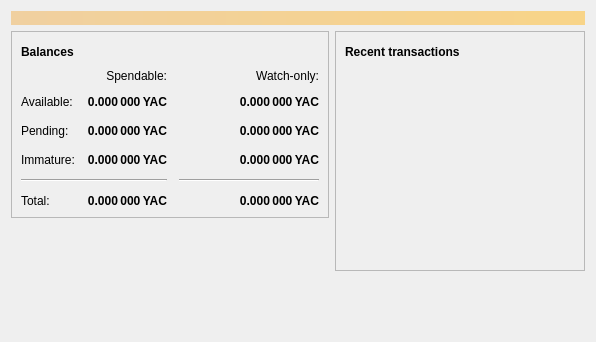
<?xml version="1.0" encoding="UTF-8"?>
<ui version="4.0">
 <class>OverviewPage</class>
 <widget class="QWidget" name="OverviewPage">
  <property name="geometry">
   <rect>
    <x>0</x>
    <y>0</y>
    <width>596</width>
    <height>342</height>
   </rect>
  </property>
  <property name="windowTitle">
   <string>Form</string>
  </property>
  <layout class="QVBoxLayout" name="topLayout">
   <item>
    <widget class="QLabel" name="labelAlerts">
     <property name="visible">
      <bool>false</bool>
     </property>
     <property name="styleSheet">
      <string notr="true">QLabel { background-color: qlineargradient(x1: 0, y1: 0, x2: 1, y2: 0, stop:0 #F0D0A0, stop:1 #F8D488); color:#000000; }</string>
     </property>
     <property name="wordWrap">
      <bool>true</bool>
     </property>
     <property name="margin">
      <number>3</number>
     </property>
     <property name="textInteractionFlags">
      <set>Qt::TextSelectableByMouse</set>
     </property>
    </widget>
   </item>
   <item>
    <layout class="QHBoxLayout" name="horizontalLayout" stretch="1,1">
     <item>
      <layout class="QVBoxLayout" name="verticalLayout_2">
       <item>
        <widget class="QFrame" name="frame">
         <property name="frameShape">
          <enum>QFrame::StyledPanel</enum>
         </property>
         <property name="frameShadow">
          <enum>QFrame::Raised</enum>
         </property>
         <layout class="QVBoxLayout" name="verticalLayout_4">
          <item>
           <layout class="QHBoxLayout" name="horizontalLayout_4">
            <item>
             <widget class="QLabel" name="label_5">
              <property name="font">
               <font>
                <weight>75</weight>
                <bold>true</bold>
               </font>
              </property>
              <property name="text">
               <string>Balances</string>
              </property>
             </widget>
            </item>
            <item>
             <widget class="QPushButton" name="labelWalletStatus">
              <property name="enabled">
               <bool>true</bool>
              </property>
              <property name="maximumSize">
               <size>
                <width>30</width>
                <height>16777215</height>
               </size>
              </property>
              <property name="toolTip">
               <string>The displayed information may be out of date. Your wallet automatically synchronizes with the Yacoin network after a connection is established, but this process has not completed yet.</string>
              </property>
              <property name="text">
               <string/>
              </property>
              <property name="icon">
               <iconset resource="../bitcoin.qrc">
                <normaloff>:/icons/warning</normaloff>
                <disabledoff>:/icons/warning</disabledoff>:/icons/warning</iconset>
              </property>
              <property name="iconSize">
               <size>
                <width>24</width>
                <height>24</height>
               </size>
              </property>
              <property name="flat">
               <bool>true</bool>
              </property>
             </widget>
            </item>
            <item>
             <spacer name="horizontalSpacer_3">
              <property name="orientation">
               <enum>Qt::Horizontal</enum>
              </property>
              <property name="sizeHint" stdset="0">
               <size>
                <width>40</width>
                <height>20</height>
               </size>
              </property>
             </spacer>
            </item>
           </layout>
          </item>
          <item>
           <layout class="QGridLayout" name="gridLayout">
            <property name="spacing">
             <number>12</number>
            </property>
            <item row="2" column="2">
             <widget class="QLabel" name="labelWatchPending">
              <property name="font">
               <font>
                <weight>75</weight>
                <bold>true</bold>
               </font>
              </property>
              <property name="cursor">
               <cursorShape>IBeamCursor</cursorShape>
              </property>
              <property name="toolTip">
               <string>Unconfirmed transactions to watch-only addresses</string>
              </property>
              <property name="text">
               <string notr="true">0.000 000 YAC</string>
              </property>
              <property name="alignment">
               <set>Qt::AlignRight|Qt::AlignTrailing|Qt::AlignVCenter</set>
              </property>
              <property name="textInteractionFlags">
               <set>Qt::LinksAccessibleByMouse|Qt::TextSelectableByKeyboard|Qt::TextSelectableByMouse</set>
              </property>
             </widget>
            </item>
            <item row="2" column="1">
             <widget class="QLabel" name="labelUnconfirmed">
              <property name="font">
               <font>
                <weight>75</weight>
                <bold>true</bold>
               </font>
              </property>
              <property name="cursor">
               <cursorShape>IBeamCursor</cursorShape>
              </property>
              <property name="toolTip">
               <string>Total of transactions that have yet to be confirmed, and do not yet count toward the spendable balance</string>
              </property>
              <property name="text">
               <string notr="true">0.000 000 YAC</string>
              </property>
              <property name="alignment">
               <set>Qt::AlignRight|Qt::AlignTrailing|Qt::AlignVCenter</set>
              </property>
              <property name="textInteractionFlags">
               <set>Qt::LinksAccessibleByMouse|Qt::TextSelectableByKeyboard|Qt::TextSelectableByMouse</set>
              </property>
             </widget>
            </item>
            <item row="3" column="2">
             <widget class="QLabel" name="labelWatchImmature">
              <property name="font">
               <font>
                <weight>75</weight>
                <bold>true</bold>
               </font>
              </property>
              <property name="cursor">
               <cursorShape>IBeamCursor</cursorShape>
              </property>
              <property name="toolTip">
               <string>Mined balance in watch-only addresses that has not yet matured</string>
              </property>
              <property name="text">
               <string notr="true">0.000 000 YAC</string>
              </property>
              <property name="alignment">
               <set>Qt::AlignRight|Qt::AlignTrailing|Qt::AlignVCenter</set>
              </property>
              <property name="textInteractionFlags">
               <set>Qt::LinksAccessibleByMouse|Qt::TextSelectableByKeyboard|Qt::TextSelectableByMouse</set>
              </property>
             </widget>
            </item>
            <item row="4" column="0" colspan="2">
             <widget class="Line" name="line">
              <property name="orientation">
               <enum>Qt::Horizontal</enum>
              </property>
             </widget>
            </item>
            <item row="4" column="2">
             <widget class="Line" name="lineWatchBalance">
              <property name="sizePolicy">
               <sizepolicy hsizetype="Preferred" vsizetype="Fixed">
                <horstretch>0</horstretch>
                <verstretch>0</verstretch>
               </sizepolicy>
              </property>
              <property name="minimumSize">
               <size>
                <width>140</width>
                <height>0</height>
               </size>
              </property>
              <property name="orientation">
               <enum>Qt::Horizontal</enum>
              </property>
             </widget>
            </item>
            <item row="5" column="0">
             <widget class="QLabel" name="labelTotalText">
              <property name="text">
               <string>Total:</string>
              </property>
             </widget>
            </item>
            <item row="3" column="1">
             <widget class="QLabel" name="labelImmature">
              <property name="font">
               <font>
                <weight>75</weight>
                <bold>true</bold>
               </font>
              </property>
              <property name="cursor">
               <cursorShape>IBeamCursor</cursorShape>
              </property>
              <property name="toolTip">
               <string>Mined balance that has not yet matured</string>
              </property>
              <property name="text">
               <string notr="true">0.000 000 YAC</string>
              </property>
              <property name="alignment">
               <set>Qt::AlignRight|Qt::AlignTrailing|Qt::AlignVCenter</set>
              </property>
              <property name="textInteractionFlags">
               <set>Qt::LinksAccessibleByMouse|Qt::TextSelectableByKeyboard|Qt::TextSelectableByMouse</set>
              </property>
             </widget>
            </item>
            <item row="2" column="3">
             <spacer name="horizontalSpacer_2">
              <property name="orientation">
               <enum>Qt::Horizontal</enum>
              </property>
              <property name="sizeHint" stdset="0">
               <size>
                <width>40</width>
                <height>20</height>
               </size>
              </property>
             </spacer>
            </item>
            <item row="3" column="0">
             <widget class="QLabel" name="labelImmatureText">
              <property name="text">
               <string>Immature:</string>
              </property>
             </widget>
            </item>
            <item row="5" column="1">
             <widget class="QLabel" name="labelTotal">
              <property name="font">
               <font>
                <weight>75</weight>
                <bold>true</bold>
               </font>
              </property>
              <property name="cursor">
               <cursorShape>IBeamCursor</cursorShape>
              </property>
              <property name="toolTip">
               <string>Your current total balance</string>
              </property>
              <property name="text">
               <string notr="true">0.000 000 YAC</string>
              </property>
              <property name="alignment">
               <set>Qt::AlignRight|Qt::AlignTrailing|Qt::AlignVCenter</set>
              </property>
              <property name="textInteractionFlags">
               <set>Qt::LinksAccessibleByMouse|Qt::TextSelectableByKeyboard|Qt::TextSelectableByMouse</set>
              </property>
             </widget>
            </item>
            <item row="5" column="2">
             <widget class="QLabel" name="labelWatchTotal">
              <property name="font">
               <font>
                <weight>75</weight>
                <bold>true</bold>
               </font>
              </property>
              <property name="cursor">
               <cursorShape>IBeamCursor</cursorShape>
              </property>
              <property name="toolTip">
               <string>Current total balance in watch-only addresses</string>
              </property>
              <property name="text">
               <string notr="true">0.000 000 YAC</string>
              </property>
              <property name="alignment">
               <set>Qt::AlignRight|Qt::AlignTrailing|Qt::AlignVCenter</set>
              </property>
              <property name="textInteractionFlags">
               <set>Qt::LinksAccessibleByMouse|Qt::TextSelectableByKeyboard|Qt::TextSelectableByMouse</set>
              </property>
             </widget>
            </item>
            <item row="0" column="2">
             <widget class="QLabel" name="labelWatchonly">
              <property name="text">
               <string>Watch-only:</string>
              </property>
              <property name="alignment">
               <set>Qt::AlignRight|Qt::AlignTrailing|Qt::AlignVCenter</set>
              </property>
             </widget>
            </item>
            <item row="1" column="0">
             <widget class="QLabel" name="labelBalanceText">
              <property name="text">
               <string>Available:</string>
              </property>
             </widget>
            </item>
            <item row="1" column="1">
             <widget class="QLabel" name="labelBalance">
              <property name="font">
               <font>
                <weight>75</weight>
                <bold>true</bold>
               </font>
              </property>
              <property name="cursor">
               <cursorShape>IBeamCursor</cursorShape>
              </property>
              <property name="toolTip">
               <string>Your current spendable balance</string>
              </property>
              <property name="text">
               <string notr="true">0.000 000 YAC</string>
              </property>
              <property name="alignment">
               <set>Qt::AlignRight|Qt::AlignTrailing|Qt::AlignVCenter</set>
              </property>
              <property name="textInteractionFlags">
               <set>Qt::LinksAccessibleByMouse|Qt::TextSelectableByKeyboard|Qt::TextSelectableByMouse</set>
              </property>
             </widget>
            </item>
            <item row="1" column="2">
             <widget class="QLabel" name="labelWatchAvailable">
              <property name="font">
               <font>
                <weight>75</weight>
                <bold>true</bold>
               </font>
              </property>
              <property name="cursor">
               <cursorShape>IBeamCursor</cursorShape>
              </property>
              <property name="toolTip">
               <string>Your current balance in watch-only addresses</string>
              </property>
              <property name="text">
               <string notr="true">0.000 000 YAC</string>
              </property>
              <property name="alignment">
               <set>Qt::AlignRight|Qt::AlignTrailing|Qt::AlignVCenter</set>
              </property>
              <property name="textInteractionFlags">
               <set>Qt::LinksAccessibleByMouse|Qt::TextSelectableByKeyboard|Qt::TextSelectableByMouse</set>
              </property>
             </widget>
            </item>
            <item row="2" column="0">
             <widget class="QLabel" name="labelPendingText">
              <property name="text">
               <string>Pending:</string>
              </property>
             </widget>
            </item>
            <item row="0" column="1">
             <widget class="QLabel" name="labelSpendable">
              <property name="text">
               <string>Spendable:</string>
              </property>
              <property name="alignment">
               <set>Qt::AlignRight|Qt::AlignTrailing|Qt::AlignVCenter</set>
              </property>
             </widget>
            </item>
           </layout>
          </item>
         </layout>
        </widget>
       </item>
       <item>
        <spacer name="verticalSpacer">
         <property name="orientation">
          <enum>Qt::Vertical</enum>
         </property>
         <property name="sizeHint" stdset="0">
          <size>
           <width>20</width>
           <height>40</height>
          </size>
         </property>
        </spacer>
       </item>
      </layout>
     </item>
     <item>
      <layout class="QVBoxLayout" name="verticalLayout_3">
       <item>
        <widget class="QFrame" name="frame_2">
         <property name="frameShape">
          <enum>QFrame::StyledPanel</enum>
         </property>
         <property name="frameShadow">
          <enum>QFrame::Raised</enum>
         </property>
         <layout class="QVBoxLayout" name="verticalLayout">
          <item>
           <layout class="QHBoxLayout" name="horizontalLayout_2">
            <item>
             <widget class="QLabel" name="label_4">
              <property name="font">
               <font>
                <weight>75</weight>
                <bold>true</bold>
               </font>
              </property>
              <property name="text">
               <string>Recent transactions</string>
              </property>
             </widget>
            </item>
            <item>
             <widget class="QPushButton" name="labelTransactionsStatus">
              <property name="enabled">
               <bool>true</bool>
              </property>
              <property name="maximumSize">
               <size>
                <width>30</width>
                <height>16777215</height>
               </size>
              </property>
              <property name="toolTip">
               <string>The displayed information may be out of date. Your wallet automatically synchronizes with the Yacoin network after a connection is established, but this process has not completed yet.</string>
              </property>
              <property name="text">
               <string/>
              </property>
              <property name="icon">
               <iconset resource="../bitcoin.qrc">
                <normaloff>:/icons/warning</normaloff>
                <disabledoff>:/icons/warning</disabledoff>:/icons/warning</iconset>
              </property>
              <property name="iconSize">
               <size>
                <width>24</width>
                <height>24</height>
               </size>
              </property>
              <property name="flat">
               <bool>true</bool>
              </property>
             </widget>
            </item>
            <item>
             <spacer name="horizontalSpacer">
              <property name="orientation">
               <enum>Qt::Horizontal</enum>
              </property>
              <property name="sizeHint" stdset="0">
               <size>
                <width>40</width>
                <height>20</height>
               </size>
              </property>
             </spacer>
            </item>
           </layout>
          </item>
          <item>
           <widget class="QListView" name="listTransactions">
            <property name="styleSheet">
             <string notr="true">QListView { background: transparent; }</string>
            </property>
            <property name="frameShape">
             <enum>QFrame::NoFrame</enum>
            </property>
            <property name="verticalScrollBarPolicy">
             <enum>Qt::ScrollBarAlwaysOff</enum>
            </property>
            <property name="horizontalScrollBarPolicy">
             <enum>Qt::ScrollBarAlwaysOff</enum>
            </property>
            <property name="selectionMode">
             <enum>QAbstractItemView::NoSelection</enum>
            </property>
           </widget>
          </item>
         </layout>
        </widget>
       </item>
       <item>
        <spacer name="verticalSpacer_2">
         <property name="orientation">
          <enum>Qt::Vertical</enum>
         </property>
         <property name="sizeHint" stdset="0">
          <size>
           <width>20</width>
           <height>40</height>
          </size>
         </property>
        </spacer>
       </item>
      </layout>
     </item>
    </layout>
   </item>
  </layout>
 </widget>
 <resources/>
 <connections/>
</ui>
